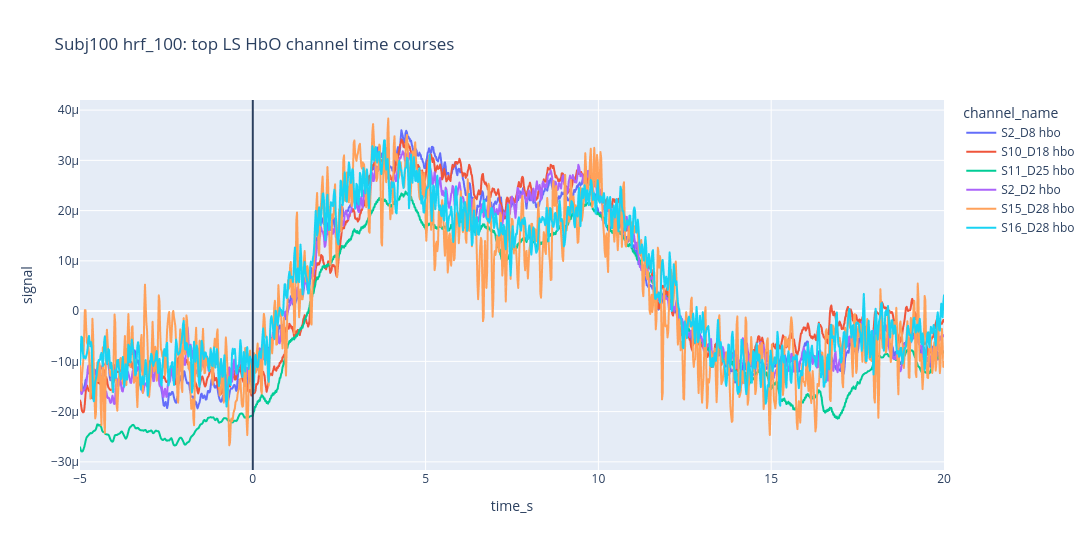

Source (notebook cell):
### Code cell
top_channel_time_course_figure = px.line(
    top_channel_plot_df,
    x="time_s",
    y="signal",
    color="channel_name",
    title=f"{subject_name} {file_label}: top LS HbO channel time courses",
)

top_channel_time_course_figure.update_layout(
    width=1100,
    height=550,
)

top_channel_time_course_figure.add_vline(x=0.0)
top_channel_time_course_figure.show()

### Figure 1 — Plotly figure (JSON) as saved in the notebook; plotly's stock layout.template omitted (floating-point values rounded to 4 significant figures; data arrays with more than 128 entries replaced by an {"elided": "..."} marker saying what was removed)
{"data": [{"hovertemplate": "channel_name=S2_D8 hbo<br>time_s=%{x}<br>signal=%{y}<extra></extra>", "legendgroup": "S2_D8 hbo", "line": {"color": "#636efa", "dash": "solid"}, "marker": {"symbol": "circle"}, "mode": "lines", "name": "S2_D8 hbo", "showlegend": true, "type": "scattergl", "x": {"elided": "1251 float values"}, "xaxis": "x", "y": {"elided": "1251 float values"}, "yaxis": "y"}, {"hovertemplate": "channel_name=S10_D18 hbo<br>time_s=%{x}<br>signal=%{y}<extra></extra>", "legendgroup": "S10_D18 hbo", "line": {"color": "#EF553B", "dash": "solid"}, "marker": {"symbol": "circle"}, "mode": "lines", "name": "S10_D18 hbo", "showlegend": true, "type": "scattergl", "x": {"elided": "1251 float values"}, "xaxis": "x", "y": {"elided": "1251 float values"}, "yaxis": "y"}, {"hovertemplate": "channel_name=S11_D25 hbo<br>time_s=%{x}<br>signal=%{y}<extra></extra>", "legendgroup": "S11_D25 hbo", "line": {"color": "#00cc96", "dash": "solid"}, "marker": {"symbol": "circle"}, "mode": "lines", "name": "S11_D25 hbo", "showlegend": true, "type": "scattergl", "x": {"elided": "1251 float values"}, "xaxis": "x", "y": {"elided": "1251 float values"}, "yaxis": "y"}, {"hovertemplate": "channel_name=S2_D2 hbo<br>time_s=%{x}<br>signal=%{y}<extra></extra>", "legendgroup": "S2_D2 hbo", "line": {"color": "#ab63fa", "dash": "solid"}, "marker": {"symbol": "circle"}, "mode": "lines", "name": "S2_D2 hbo", "showlegend": true, "type": "scattergl", "x": {"elided": "1251 float values"}, "xaxis": "x", "y": {"elided": "1251 float values"}, "yaxis": "y"}, {"hovertemplate": "channel_name=S15_D28 hbo<br>time_s=%{x}<br>signal=%{y}<extra></extra>", "legendgroup": "S15_D28 hbo", "line": {"color": "#FFA15A", "dash": "solid"}, "marker": {"symbol": "circle"}, "mode": "lines", "name": "S15_D28 hbo", "showlegend": true, "type": "scattergl", "x": {"elided": "1251 float values"}, "xaxis": "x", "y": {"elided": "1251 float values"}, "yaxis": "y"}, {"hovertemplate": "channel_name=S16_D28 hbo<br>time_s=%{x}<br>signal=%{y}<extra></extra>", "legendgroup": "S16_D28 hbo", "line": {"color": "#19d3f3", "dash": "solid"}, "marker": {"symbol": "circle"}, "mode": "lines", "name": "S16_D28 hbo", "showlegend": true, "type": "scattergl", "x": {"elided": "1251 float values"}, "xaxis": "x", "y": {"elided": "1251 float values"}, "yaxis": "y"}], "layout": {"height": 550, "legend": {"title": {"text": "channel_name"}, "tracegroupgap": 0}, "shapes": [{"type": "line", "x0": 0, "x1": 0, "xref": "x", "y0": 0, "y1": 1, "yref": "y domain"}], "title": {"text": "Subj100 hrf_100: top LS HbO channel time courses"}, "width": 1100, "xaxis": {"anchor": "y", "domain": [0, 1], "title": {"text": "time_s"}}, "yaxis": {"anchor": "x", "domain": [0, 1], "title": {"text": "signal"}}}}
